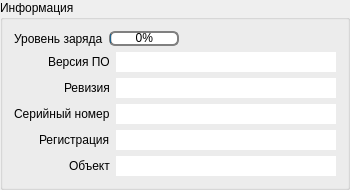
           <widget class="QGroupBox" name="groupBox">
            <property name="sizePolicy">
             <sizepolicy hsizetype="Expanding" vsizetype="Minimum">
              <horstretch>0</horstretch>
              <verstretch>0</verstretch>
             </sizepolicy>
            </property>
            <property name="minimumSize">
             <size>
              <width>350</width>
              <height>0</height>
             </size>
            </property>
            <property name="maximumSize">
             <size>
              <width>350</width>
              <height>16777215</height>
             </size>
            </property>
            <property name="title">
             <string>Информация</string>
            </property>
            <layout class="QGridLayout" name="gridLayout_3">
             <item row="0" column="0">
              <layout class="QFormLayout" name="formLayout_5">
               <property name="labelAlignment">
                <set>Qt::AlignRight|Qt::AlignTrailing|Qt::AlignVCenter</set>
               </property>
               <item row="0" column="0">
                <widget class="QLabel" name="label_6">
                 <property name="text">
                  <string>Уровень заряда</string>
                 </property>
                </widget>
               </item>
               <item row="0" column="1">
                <widget class="QProgressBar" name="progressBar_BatteryLevel">
                 <property name="sizePolicy">
                  <sizepolicy hsizetype="Expanding" vsizetype="Minimum">
                   <horstretch>0</horstretch>
                   <verstretch>0</verstretch>
                  </sizepolicy>
                 </property>
                 <property name="maximumSize">
                  <size>
                   <width>70</width>
                   <height>15</height>
                  </size>
                 </property>
                 <property name="layoutDirection">
                  <enum>Qt::LeftToRight</enum>
                 </property>
                 <property name="styleSheet">
                  <string notr="true"> QProgressBar {
     border: 2px solid grey;
     border-radius: 6px;
text-align: top
 }</string>
                 </property>
                 <property name="value">
                  <number>0</number>
                 </property>
                 <property name="alignment">
                  <set>Qt::AlignRight|Qt::AlignTrailing|Qt::AlignVCenter</set>
                 </property>
                 <property name="textVisible">
                  <bool>true</bool>
                 </property>
                 <property name="invertedAppearance">
                  <bool>false</bool>
                 </property>
                </widget>
               </item>
              </layout>
             </item>
             <item row="1" column="0">
              <layout class="QFormLayout" name="formLayout">
               <property name="labelAlignment">
                <set>Qt::AlignRight|Qt::AlignTrailing|Qt::AlignVCenter</set>
               </property>
               <item row="0" column="0">
                <widget class="QLabel" name="label_3">
                 <property name="text">
                  <string>Версия ПО</string>
                 </property>
                </widget>
               </item>
               <item row="0" column="1">
                <widget class="QLineEdit" name="lineEdit_SWVersion">
                 <property name="sizePolicy">
                  <sizepolicy hsizetype="Expanding" vsizetype="Fixed">
                   <horstretch>0</horstretch>
                   <verstretch>0</verstretch>
                  </sizepolicy>
                 </property>
                 <property name="minimumSize">
                  <size>
                   <width>0</width>
                   <height>20</height>
                  </size>
                 </property>
                 <property name="maximumSize">
                  <size>
                   <width>250</width>
                   <height>25</height>
                  </size>
                 </property>
                 <property name="frame">
                  <bool>false</bool>
                 </property>
                 <property name="readOnly">
                  <bool>true</bool>
                 </property>
                </widget>
               </item>
               <item row="1" column="0">
                <widget class="QLabel" name="label_4">
                 <property name="text">
                  <string>Ревизия</string>
                 </property>
                </widget>
               </item>
               <item row="1" column="1">
                <widget class="QLineEdit" name="lineEdit_HWRev">
                 <property name="sizePolicy">
                  <sizepolicy hsizetype="Expanding" vsizetype="Fixed">
                   <horstretch>0</horstretch>
                   <verstretch>0</verstretch>
                  </sizepolicy>
                 </property>
                 <property name="minimumSize">
                  <size>
                   <width>0</width>
                   <height>20</height>
                  </size>
                 </property>
                 <property name="maximumSize">
                  <size>
                   <width>250</width>
                   <height>25</height>
                  </size>
                 </property>
                 <property name="toolTip">
                  <string>Ревизия печатной платы</string>
                 </property>
                 <property name="frame">
                  <bool>false</bool>
                 </property>
                 <property name="readOnly">
                  <bool>true</bool>
                 </property>
                </widget>
               </item>
               <item row="2" column="0">
                <widget class="QLabel" name="label_12">
                 <property name="text">
                  <string>Серийный номер</string>
                 </property>
                </widget>
               </item>
               <item row="2" column="1">
                <widget class="QLineEdit" name="lineEdit_SerialNumber">
                 <property name="sizePolicy">
                  <sizepolicy hsizetype="Expanding" vsizetype="Fixed">
                   <horstretch>0</horstretch>
                   <verstretch>0</verstretch>
                  </sizepolicy>
                 </property>
                 <property name="minimumSize">
                  <size>
                   <width>0</width>
                   <height>20</height>
                  </size>
                 </property>
                 <property name="maximumSize">
                  <size>
                   <width>250</width>
                   <height>25</height>
                  </size>
                 </property>
                 <property name="toolTip">
                  <string>Серийный номер печатной платы</string>
                 </property>
                 <property name="frame">
                  <bool>false</bool>
                 </property>
                 <property name="readOnly">
                  <bool>true</bool>
                 </property>
                </widget>
               </item>
               <item row="3" column="0">
                <widget class="QLabel" name="label_94">
                 <property name="text">
                  <string>Регистрация</string>
                 </property>
                </widget>
               </item>
               <item row="3" column="1">
                <widget class="QLineEdit" name="lineEdit_RegistrationIntoServer">
                 <property name="sizePolicy">
                  <sizepolicy hsizetype="Expanding" vsizetype="Fixed">
                   <horstretch>0</horstretch>
                   <verstretch>0</verstretch>
                  </sizepolicy>
                 </property>
                 <property name="minimumSize">
                  <size>
                   <width>0</width>
                   <height>20</height>
                  </size>
                 </property>
                 <property name="maximumSize">
                  <size>
                   <width>250</width>
                   <height>25</height>
                  </size>
                 </property>
                 <property name="toolTip">
                  <string>Номер регистрации на сервере</string>
                 </property>
                 <property name="frame">
                  <bool>false</bool>
                 </property>
                 <property name="readOnly">
                  <bool>true</bool>
                 </property>
                </widget>
               </item>
               <item row="4" column="0">
                <widget class="QLabel" name="label_9">
                 <property name="text">
                  <string>Объект</string>
                 </property>
                </widget>
               </item>
               <item row="4" column="1">
                <widget class="QLineEdit" name="lineEdit_ConnectedObject">
                 <property name="minimumSize">
                  <size>
                   <width>0</width>
                   <height>20</height>
                  </size>
                 </property>
                 <property name="maximumSize">
                  <size>
                   <width>250</width>
                   <height>25</height>
                  </size>
                 </property>
                 <property name="tabletTracking">
                  <bool>false</bool>
                 </property>
                 <property name="toolTip">
                  <string>Серийный номер прикрепленного объекта</string>
                 </property>
                 <property name="whatsThis">
                  <string/>
                 </property>
                 <property name="accessibleDescription">
                  <string/>
                 </property>
                 <property name="frame">
                  <bool>false</bool>
                 </property>
                 <property name="readOnly">
                  <bool>true</bool>
                 </property>
                </widget>
               </item>
              </layout>
             </item>
            </layout>
           </widget>
